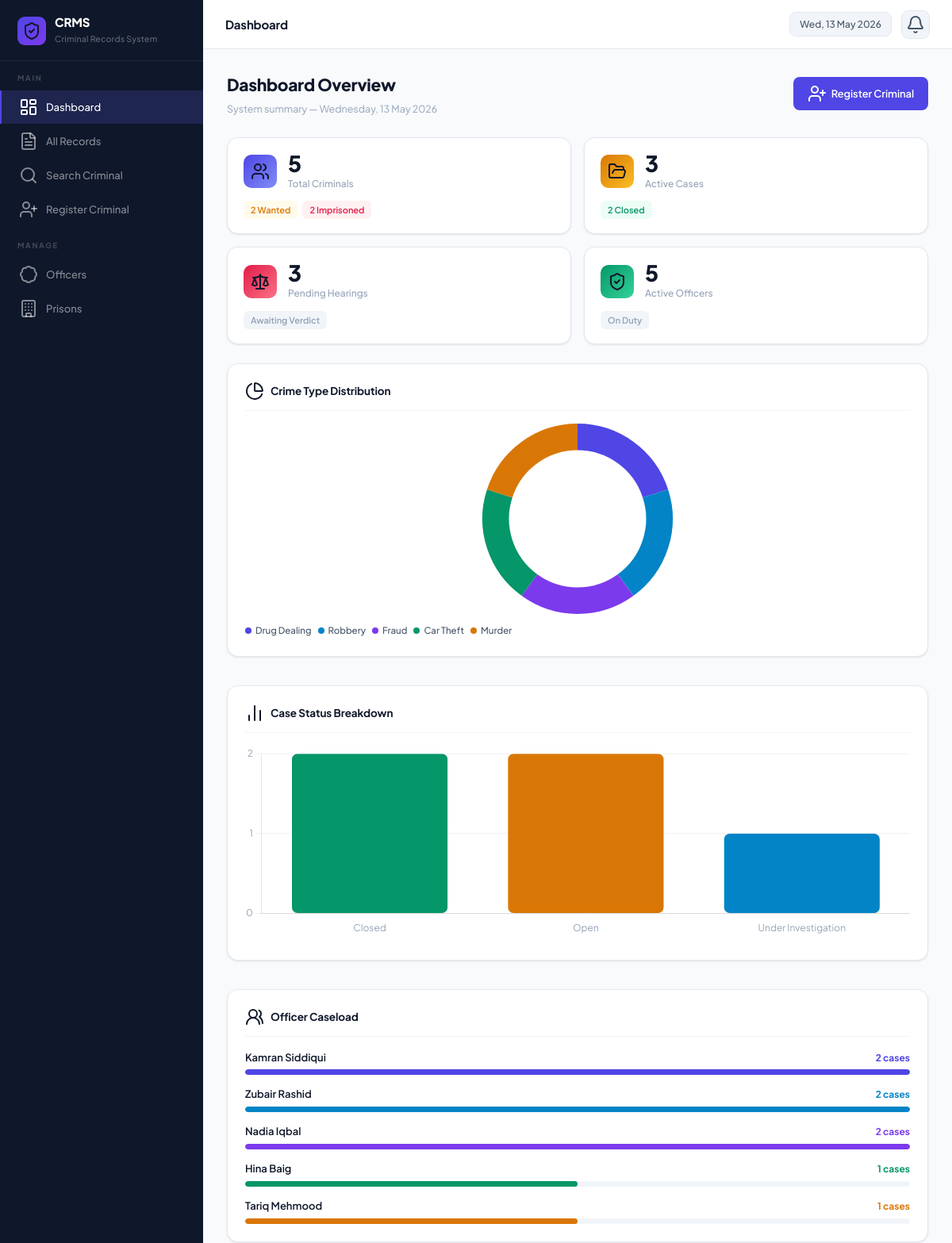
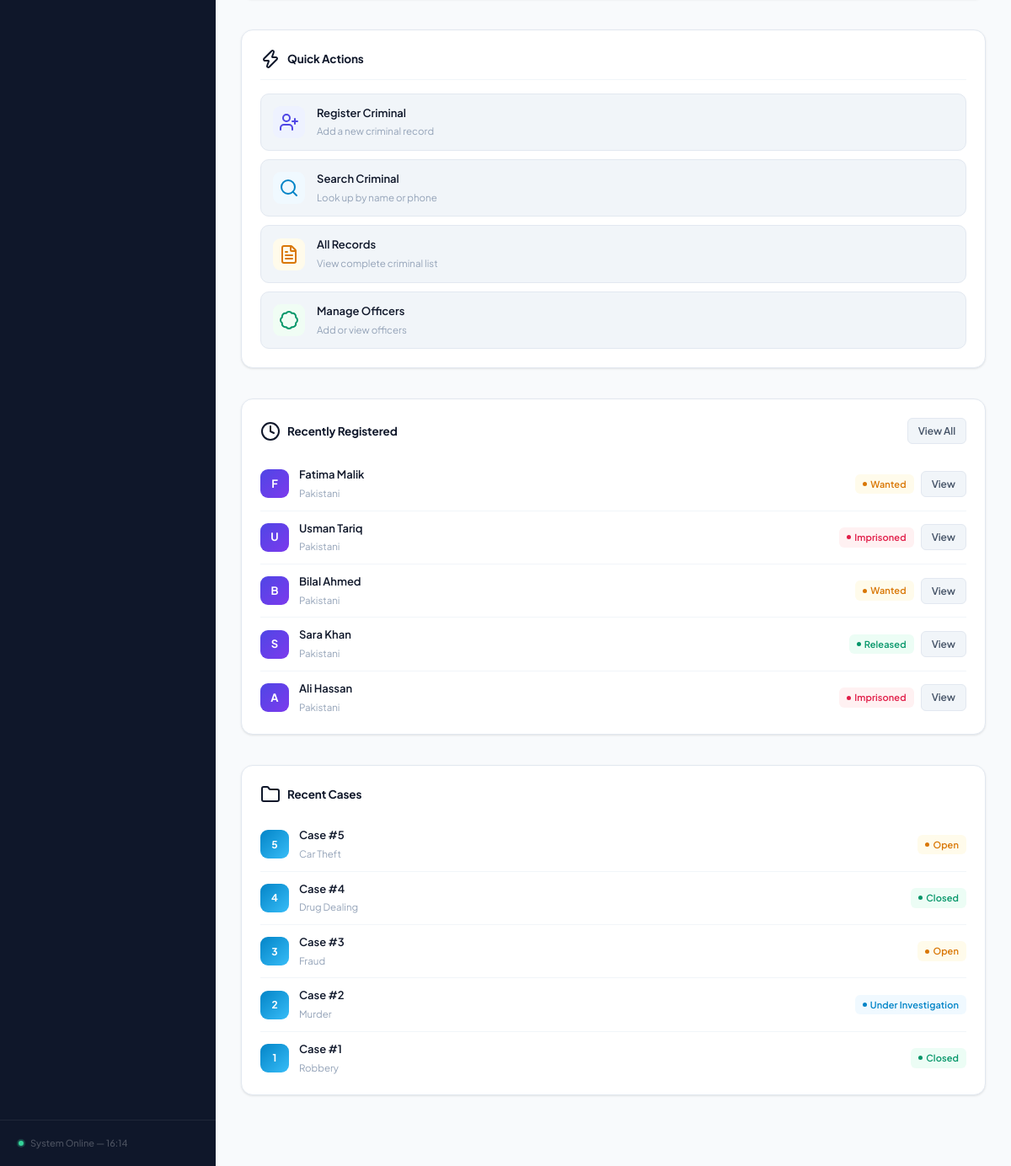
The page / on the database its author committed (2 pictures, top to bottom).
### tables this page shows
CREATE TABLE Criminal (
    criminal_id   INT AUTO_INCREMENT PRIMARY KEY,
    first_name    VARCHAR(50) NOT NULL,
    last_name     VARCHAR(50) NOT NULL,
    date_of_birth DATE,
    gender        VARCHAR(10),
    nationality   VARCHAR(50),
    address       TEXT,
    phone         VARCHAR(20),
    status        VARCHAR(20) DEFAULT 'Wanted'
);

CREATE TABLE Case_Record (
    case_id      INT AUTO_INCREMENT PRIMARY KEY,
    crime_id     INT,
    case_status  VARCHAR(50) DEFAULT 'Open',
    open_date    DATE,
    close_date   DATE,
    description  TEXT,
    FOREIGN KEY (crime_id) REFERENCES Crime(crime_id) ON DELETE CASCADE
);

CREATE TABLE Crime (
    crime_id      INT AUTO_INCREMENT PRIMARY KEY,
    crime_type    VARCHAR(100) NOT NULL,
    description   TEXT,
    date_occurred DATE,
    location      VARCHAR(200),
    severity      VARCHAR(20)
);

### index.php (the view, shortened to what this page needs)
<?php
include 'db.php';
$pageTitle = 'Dashboard';
include 'header.php';
$total = mysqli_fetch_row(mysqli_query($conn,"SELECT COUNT(*) FROM Criminal"))[0];
$wanted = mysqli_fetch_row(mysqli_query($conn,"SELECT COUNT(*) FROM Criminal WHERE status='Wanted'"))[0];
$imprisoned = mysqli_fetch_row(mysqli_query($conn,"SELECT COUNT(*) FROM Criminal WHERE status='Imprisoned'"))[0];
$open_cases = mysqli_fetch_row(mysqli_query($conn,"SELECT COUNT(*) FROM Case_Record WHERE case_status='Open' OR case_status='Under Investigation'"))[0];
$closed_cases= mysqli_fetch_row(mysqli_query($conn,"SELECT COUNT(*) FROM Case_Record WHERE case_status='Closed'"))[0];
$pending_hrs = mysqli_fetch_row(mysqli_query($conn,"SELECT COUNT(*) FROM Court_Hearing WHERE verdict='Pending'"))[0];
$total_officers = mysqli_fetch_row(mysqli_query($conn,"SELECT COUNT(*) FROM Officer"))[0];
$crimeTypes=[]; $crimeTypeCounts=[];
$r1=mysqli_query($conn,"SELECT crime_type, COUNT(*) as cnt FROM Crime GROUP BY crime_type ORDER BY cnt DESC LIMIT 6");
while($row=mysqli_fetch_assoc($r1)){$crimeTypes[]=$row['crime_type'];$crimeTypeCounts[]=(int)$row['cnt'];}
$caseLabels=[]; $caseCounts=[];
$r2=mysqli_query($conn,"SELECT case_status, COUNT(*) as cnt FROM Case_Record GROUP BY case_status ORDER BY cnt DESC");
while($row=mysqli_fetch_assoc($r2)){$caseLabels[]=$row['case_status'];$caseCounts[]=(int)$row['cnt'];}
$officerLoad=[];
$r3=mysqli_query($conn,"SELECT CONCAT(o.first_name,' ',o.last_name) as name, COUNT(oc.case_id) as cnt FROM Officer o LEFT JOIN Officer_Case oc ON o.officer_id=oc.officer_id GROUP BY o.officer_id ORDER BY cnt DESC LIMIT 5");
while($row=mysqli_fetch_assoc($r3)){$officerLoad[]=$row;}
$maxLoad=count($officerLoad)?max(array_column($officerLoad,'cnt')):1;
$maxLoad=$maxLoad?:1;
$recent_criminals=[];
$rr=mysqli_query($conn,"SELECT criminal_id,first_name,last_name,status,nationality FROM Criminal ORDER BY criminal_id DESC LIMIT 6");
while($row=mysqli_fetch_assoc($rr)) $recent_criminals[]=$row;
$recent_cases=[];
$rc=mysqli_query($conn,"SELECT c.case_id,c.case_status,c.open_date,cr.crime_type FROM Case_Record c JOIN Crime cr ON c.crime_id=cr.crime_id ORDER BY c.case_id DESC LIMIT 5");
while($row=mysqli_fetch_assoc($rc)) $recent_cases[]=$row;
?>
<div class="page-hdr">
 <div>
 <h2>Dashboard Overview</h2>
 <p>System summary — <?= date('l, d F Y') ?></p>
 </div>
 <a href="register.php" class="btn btn-primary">
 <i data-lucide="user-plus"></i> Register Criminal
 </a>
</div>
<div class="kpi-grid">
 <div class="kpi-card">
 <div class="kpi-left">
 <div class="kpi-icon kpi-blue"><i data-lucide="users"></i></div>
 <div>
 <div class="kpi-val"><?=$total?></div>
 <div class="kpi-lbl">Total Criminals</div>
 </div>
 </div>
 <div class="kpi-sub">
 <span class="kpi-pill pill-orange"><?=$wanted?> Wanted</span>
 <span class="kpi-pill pill-red"><?=$imprisoned?> Imprisoned</span>
 </div>
 </div>
 <div class="kpi-card">
 <div class="kpi-left">
 <div class="kpi-icon kpi-amber"><i data-lucide="folder-open"></i></div>
 <div>
 <div class="kpi-val"><?=$open_cases?></div>
 <div class="kpi-lbl">Active Cases</div>
 </div>
 </div>
 <div class="kpi-sub">
 <span class="kpi-pill pill-green"><?=$closed_cases?> Closed</span>
 </div>
 </div>
 <div class="kpi-card">
 <div class="kpi-left">
 <div class="kpi-icon kpi-red"><i data-lucide="scale"></i></div>
 <div>
 <div class="kpi-val"><?=$pending_hrs?></div>
 <div class="kpi-lbl">Pending Hearings</div>
 </div>
 </div>
 <div class="kpi-sub">
 <span class="kpi-pill pill-muted">Awaiting Verdict</span>
 </div>
 </div>
 <div class="kpi-card">
 <div class="kpi-left">
 <div class="kpi-icon kpi-green"><i data-lucide="shield-check"></i></div>
 <div>
 <div class="kpi-val"><?=$total_officers?></div>
 <div class="kpi-lbl">Active Officers</div>
 </div>
 </div>
 <div class="kpi-sub">
 <span class="kpi-pill pill-muted">On Duty</span>
 </div>
 </div>
</div>
<div class="dash-two-col">
 <div class="card">
 <div class="card-title"><i data-lucide="pie-chart"></i> Crime Type Distribution</div>
 <?php if(empty($crimeTypes)): ?>
 <div class="no-data-msg">No crime data yet.</div>
 <?php else: ?>
 <div class="chart-container"><canvas id="chartDonut"></canvas></div>
 <div class="legend-list" id="donutLegend"></div>
 <?php endif; ?>
 </div>
 <div class="card">
 <div class="card-title"><i data-lucide="bar-chart-2"></i> Case Status Breakdown</div>
 <?php if(empty($caseLabels)): ?>
 <div class="no-data-msg">No case data yet.</div>
 <?php else: ?>
 <div class="chart-container"><canvas id="chartCaseBar"></canvas></div>
 <?php endif; ?>
 </div>
</div>
<div class="dash-two-col">
 <div class="card">
 <div class="card-title"><i data-lucide="users-round"></i> Officer Caseload</div>
 <?php if(empty($officerLoad)): ?>
 <div class="no-data-msg">No officers assigned yet.</div>
 <?php else: ?>
 <div class="caseload-list">
 <?php
 $barColors=['#4f46e5','#0284c7','#7c3aed','#059669','#d97706'];
 foreach($officerLoad as $i=>$ol):
 $pct=$maxLoad>0?round(($ol['cnt']/$maxLoad)*100):0;
 $col=$barColors[$i%count($barColors)];
 ?>
 <div class="caseload-row">
 <div class="caseload-meta">
 <span class="caseload-name"><?=htmlspecialchars($ol['name'])?></span>
 <span class="caseload-count" style="color:<?=$col?>"><?=$ol['cnt']?> cases</span>
 </div>
 <div class="caseload-bar-bg">
 <div class="caseload-bar-fill" style="width:<?=$pct?>%;background:<?=$col?>"></div>
 </div>
 </div>
 <?php endforeach; ?>
 </div>
 <?php endif; ?>
 </div>
 <div class="card">
 <div class="card-title"><i data-lucide="zap"></i> Quick Actions</div>
 <div class="quick-actions">
 <a href="register.php" class="qa-btn">
 <div class="qa-icon" style="background:#eef2ff;color:#4f46e5"><i data-lucide="user-plus"></i></div>
 <div class="qa-text"><strong>Register Criminal</strong><span>Add a new criminal record</span></div>
 </a>
 <a href="search.php" class="qa-btn">
 <div class="qa-icon" style="background:#f0f9ff;color:#0284c7"><i data-lucide="search"></i></div>
 <div class="qa-text"><strong>Search Criminal</strong><span>Look up by name or phone</span></div>
 </a>
 <a href="records.php" class="qa-btn">
 <div class="qa-icon" style="background:#fffbeb;color:#d97706"><i data-lucide="file-text"></i></div>
 <div class="qa-text"><strong>All Records</strong><span>View complete criminal list</span></div>
 </a>
 <a href="officers.php" class="qa-btn">
 <div class="qa-icon" style="background:#f0fdf4;color:#059669"><i data-lucide="badge"></i></div>
 <div class="qa-text"><strong>Manage Officers</strong><span>Add or view officers</span></div>
 </a>
 </div>
 </div>
</div>
<div class="dash-two-col">
 <div class="card">
 <div class="card-header-row">
 <div class="card-title" style="margin:0;border:0;padding:0"><i data-lucide="clock"></i> Recently Registered</div>
 <a href="records.php" class="btn btn-gray btn-sm">View All</a>
 </div>
 <div style="margin-top:16px;">
 <?php foreach($recent_criminals as $r):
 $b=match($r['status']){'Imprisoned'=>'b-red','Released'=>'b-green','Wanted'=>'b-orange',default=>'b-blue'};
 ?>
 <div class="activity-row">
 <div class="activity-avatar"><?=strtoupper(substr($r['first_name'],0,1))?></div>
 <div class="activity-info">
 <strong><?=htmlspecialchars($r['first_name'].' '.$r['last_name'])?></strong>
 <span><?=htmlspecialchars($r['nationality'])?></span>
 </div>
 <div style="display:flex;align-items:center;gap:8px;">
 <span class="badge <?=$b?>"><?=$r['status']?></span>
 <a href="profile.php?id=<?=$r['criminal_id']?>" class="btn btn-gray btn-sm">View</a>
 </div>
 </div>
 <?php endforeach;
 ?>
 </div>
 </div>
 <div class="card">
 <div class="card-header-row">
 <div class="card-title" style="margin:0;border:0;padding:0"><i data-lucide="folder"></i> Recent Cases</div>
 </div>
 <div style="margin-top:16px;">
 <?php foreach($recent_cases as $c):
 $cs=match($c['case_status']){'Open'=>'b-orange','Closed'=>'b-green','Under Investigation'=>'b-blue',default=>'b-blue'};
 ?>
 <div class="activity-row">
 <div class="activity-avatar case-av"><?=$c['case_id']?></div>
 <div class="activity-info">
 <strong>Case #<?=$c['case_id']?></strong>
 <span><?=htmlspecialchars($c['crime_type'])?></span>
 </div>
 <span class="badge <?=$cs?>"><?=$c['case_status']?></span>
 </div>
 <?php endforeach;
 ?>
 </div>
 </div>
</div>
<?php include 'footer.php'; ?>

### header.php (shortened to what this page needs)
<!DOCTYPE html>
<html lang="en">
<head>
</head>
<body>
<div class="sidebar">
  <div class="sidebar-brand">
    <div class="brand-logo"><i data-lucide="shield-check"></i></div>
    <div class="brand-copy">
      <strong>CRMS</strong>
      <small>Criminal Records System</small>
    </div>
  </div>
  <div class="nav-group">
    <div class="nav-group-label">Main</div>
    <a href="index.php"   class="nav-item <?= basename($_SERVER['PHP_SELF'])=='index.php'  ?'active':''?>"><i data-lucide="layout-dashboard"></i> Dashboard</a>
    <a href="records.php" class="nav-item <?= basename($_SERVER['PHP_SELF'])=='records.php'?'active':''?>"><i data-lucide="file-text"></i> All Records</a>
    <a href="search.php"  class="nav-item <?= basename($_SERVER['PHP_SELF'])=='search.php' ?'active':''?>"><i data-lucide="search"></i> Search Criminal</a>
    <a href="register.php"class="nav-item <?= basename($_SERVER['PHP_SELF'])=='register.php'?'active':''?>"><i data-lucide="user-plus"></i> Register Criminal</a>
  </div>
  <div class="nav-group">
    <div class="nav-group-label">Manage</div>
    <a href="officers.php"class="nav-item <?= basename($_SERVER['PHP_SELF'])=='officers.php'?'active':''?>"><i data-lucide="badge"></i> Officers</a>
    <a href="prisons.php" class="nav-item <?= basename($_SERVER['PHP_SELF'])=='prisons.php' ?'active':''?>"><i data-lucide="building"></i> Prisons</a>
  </div>
  <div class="sidebar-foot">
    <div class="status-dot">System Online — <?= date('H:i') ?></div>
  </div>
</div>
<div class="topbar">
  <div class="tb-title"><?= $pageTitle ?? 'Dashboard' ?></div>
  <div class="tb-right">
    <span class="tb-chip"><?= date('D, d M Y') ?></span>
    <div class="tb-icon"><i data-lucide="bell"></i></div>
  </div>
</div>
<div class="main"><div class="content">

### footer.php
</div></div>
<script>
// Init Lucide icons
if(typeof lucide !== 'undefined') lucide.createIcons();
// Chart.js Dashboard charts (only run on dashboard)
if(typeof D !== 'undefined') {
 const palette = ['#4f46e5','#0284c7','#7c3aed','#059669','#d97706','#e11d48'];
 const paletteLight = ['rgba(79,70,229,.12)','rgba(2,132,199,.12)','rgba(124,58,237,.12)','rgba(5,150,105,.12)','rgba(217,119,6,.12)','rgba(225,29,72,.12)'];
 Chart.defaults.font.family = "'Plus Jakarta Sans', system-ui, sans-serif";
 Chart.defaults.font.size = 12;
 Chart.defaults.color = '#94a3b8';
 const donutEl = document.getElementById('chartDonut');
 if(donutEl && D.crimeTypes.length) {
 const chart = new Chart(donutEl, {
 type:'doughnut',
 data:{
 labels:D.crimeTypes,
 datasets:[{
 data:D.crimeCounts,
 backgroundColor:palette,
 borderWidth:0,
 hoverOffset:6
 }]
 },
 options:{
 responsive:true, maintainAspectRatio:false,
 cutout:'72%',
 plugins:{
 legend:{ display:false },
 tooltip:{
 callbacks:{
 label:ctx => ` ${ctx.label}: ${ctx.parsed} crimes`
 }
 }
 }
 }
 });
 // Custom legend
 const leg = document.getElementById('donutLegend');
 if(leg) {
 D.crimeTypes.forEach((lbl,i) => {
 const item = document.createElement('div');
 item.className = 'legend-item';
 item.innerHTML = `<span class="legend-dot" style="background:${palette[i]}"></span>${lbl}`;
 leg.appendChild(item);
 });
 }
 }
 const barEl = document.getElementById('chartCaseBar');
 if(barEl && D.caseLabels.length) {
 const statusColors = {
 'Open':'#d97706','Under Investigation':'#0284c7','Closed':'#059669'
 };
 const bgColors = D.caseLabels.map(l => statusColors[l] || '#4f46e5');
 new Chart(barEl, {
 type:'bar',
 data:{
 labels:D.caseLabels,
 datasets:[{
 label:'Cases',
 data:D.caseCounts,
 backgroundColor:bgColors,
 borderRadius:7,
 borderSkipped:false
 }]
 },
 options:{
 responsive:true, maintainAspectRatio:false,
 plugins:{ legend:{ display:false } },
 scales:{
 y:{
 beginAtZero:true,
 grid:{ color:'rgba(0,0,0,.05)' },
 ticks:{ stepSize:1 }
 },
 x:{ grid:{ display:false } }
 }
 }
 });
 }
}
</script>
</body>
</html>

### rows shown on the page
criminal: first_name "F", first_name+last_name "Fatima Malik", nationality "Pakistani", status "Wanted"
criminal: first_name "U", first_name+last_name "Usman Tariq", nationality "Pakistani", status "Imprisoned"
criminal: first_name "B", first_name+last_name "Bilal Ahmed", nationality "Pakistani", status "Wanted"
criminal: first_name "S", first_name+last_name "Sara Khan", nationality "Pakistani", status "Released"
criminal: first_name "A", first_name+last_name "Ali Hassan", nationality "Pakistani", status "Imprisoned"
case_record: case_id "5", crime.crime_type "Car Theft", case_status "Open"
case_record: case_id "4", crime.crime_type "Drug Dealing", case_status "Closed"
case_record: case_id "3", crime.crime_type "Fraud", case_status "Open"
case_record: case_id "2", crime.crime_type "Murder", case_status "Under Investigation"
case_record: case_id "1", crime.crime_type "Robbery", case_status "Closed"

### other values the page prints
$pageTitle "Dashboard"
$total "5"
$wanted "2"
$imprisoned "2"
$open_cases "3"
$closed_cases "2"
$pending_hrs "3"
$total_officers "5"
$ol['name'] "Kamran Siddiqui"
$ol['cnt'] "2"
$ol['name'] "Zubair Rashid"
$ol['name'] "Nadia Iqbal"
$ol['name'] "Hina Baig"
$ol['cnt'] "1"
$ol['name'] "Tariq Mehmood"
